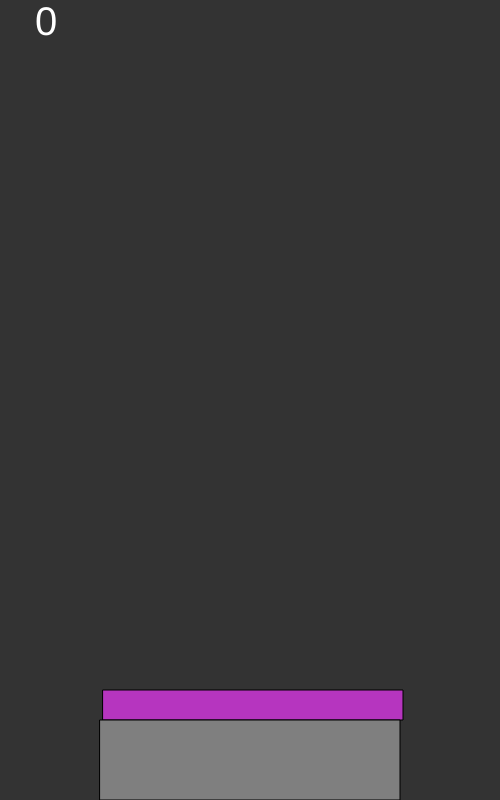
Frame 1 (no input)
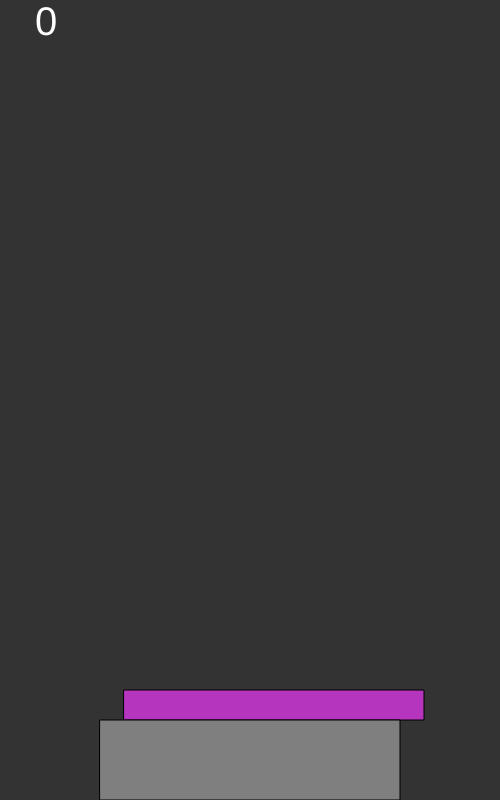
Frame 60 (no input)
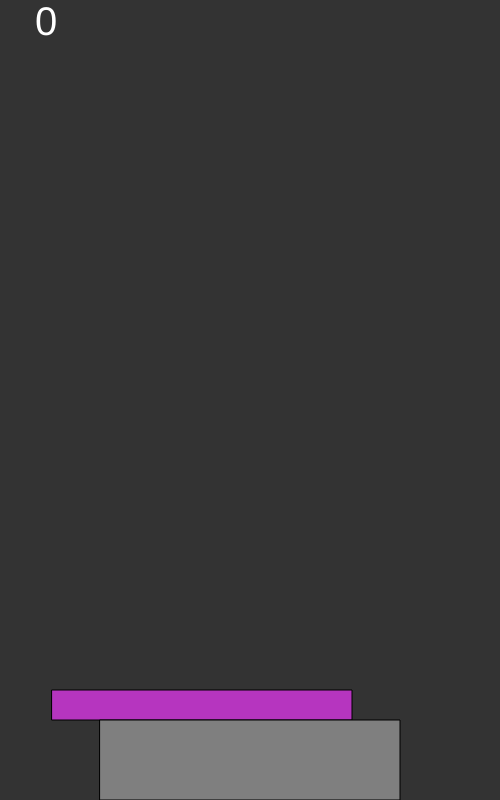
Frame 120 (the mouse pressed at the canvas centre since frame 60)

The p5.js sketch that drew these frames (run headless with seeded random() and noise() and a simulated clock; from frame 60 on, the mouse is pressed at the canvas centre):

// p5.js sketch
// ── sketch.js
var tower = [];
var piece;
var baser;
var score = 0;
var before;
var lost = false;

function setup() {
	createCanvas(500, 800);
	baser = new base();
	before = baser;
	piece = new Piece(width/2, baser.y - 40 - 15, 300, true, 3);
	tower.push(piece);
}

function losted() {
	lost = true;
	tower = [];
	score = 0;
	setup();
}

function draw() {
	background(51);
	screenUpdate();
	for(var i = 0; i < tower.length; i++) {
		tower[i].update();
		tower[i].show();
	}
	if (lost) {
		push();
		textSize(60);
		strokeWeight(4);
		text("GAME OVER", width/6, height/2);
		pop();
	}
	baser.draw();
	textSize(40);
	fill(255);
	text(score, 35, 35);
}

function base() {
	this.x = width/2;
	this.y = height - 40;
	this.size = 300;
	this.draw = function() {
		rectMode(CENTER);
		fill(127,127,127);
		rect(this.x, this.y, this.size, 80);
	}
}

function keyPressed() {
	if (key == " " && !lost) {
		var npiece = piece.stoping(before);
		if (npiece.size < 0) {
			lost = true;
			return;
		}
		before = piece;
		tower.push(npiece);
		piece = npiece;
		score++;
	}
	if (keyCode == ENTER && lost) {
		losted();
		lost =! lost;
	}
}

function screenUpdate() {
	if (piece.y < 200) {
		for(var k = tower.length-1; k>=0; k--) {
			tower[k].y += 40;
			if(tower[k].y > height + 60) {
				tower.splice(k, 1);
			}
		}
		baser.y += 40;
	}
}
// ── piece.js

function Piece(x,y, size, mov, vel) {
	this.x = x;
	this.y = y;
	this.moving = mov;
	this.vel = vel;
	this.size = size;
	this.col = color(random(255),random(255),random(255));
}

Piece.prototype.update = function() {
	if(this.moving) {
		if(this.offScreen()) {
			this.vel *= -1;
		}
		this.x += this.vel;
	}
}

Piece.prototype.show = function() {
	fill(this.col);
	rectMode(CENTER);
	rect(this.x,this.y, this.size, 30);
}

Piece.prototype.offScreen = function() {
	if(this.x + (this.size/2) >= width || this.x - (this.size/2) <= 0) {
		return true;
	}
	return false;
}

Piece.prototype.stoping = function(bef) {
	this.moving = false;
	var sz = px = 0;
	if (this.x - this.size/2 < bef.x - bef.size/2) {
		sz = (this.x + this.size/2) - (bef.x - bef.size/2)
		px = bef.x - bef.size/2 + sz/2;
	} else {
		sz = (bef.x + bef.size/2) - (this.x - this.size/2);
		px = bef.x + bef.size/2 - sz/2;
	}
	this.x = px;
	this.size = sz;
	return (new Piece(px, this.y - 30, sz, true, this.vel));
}
